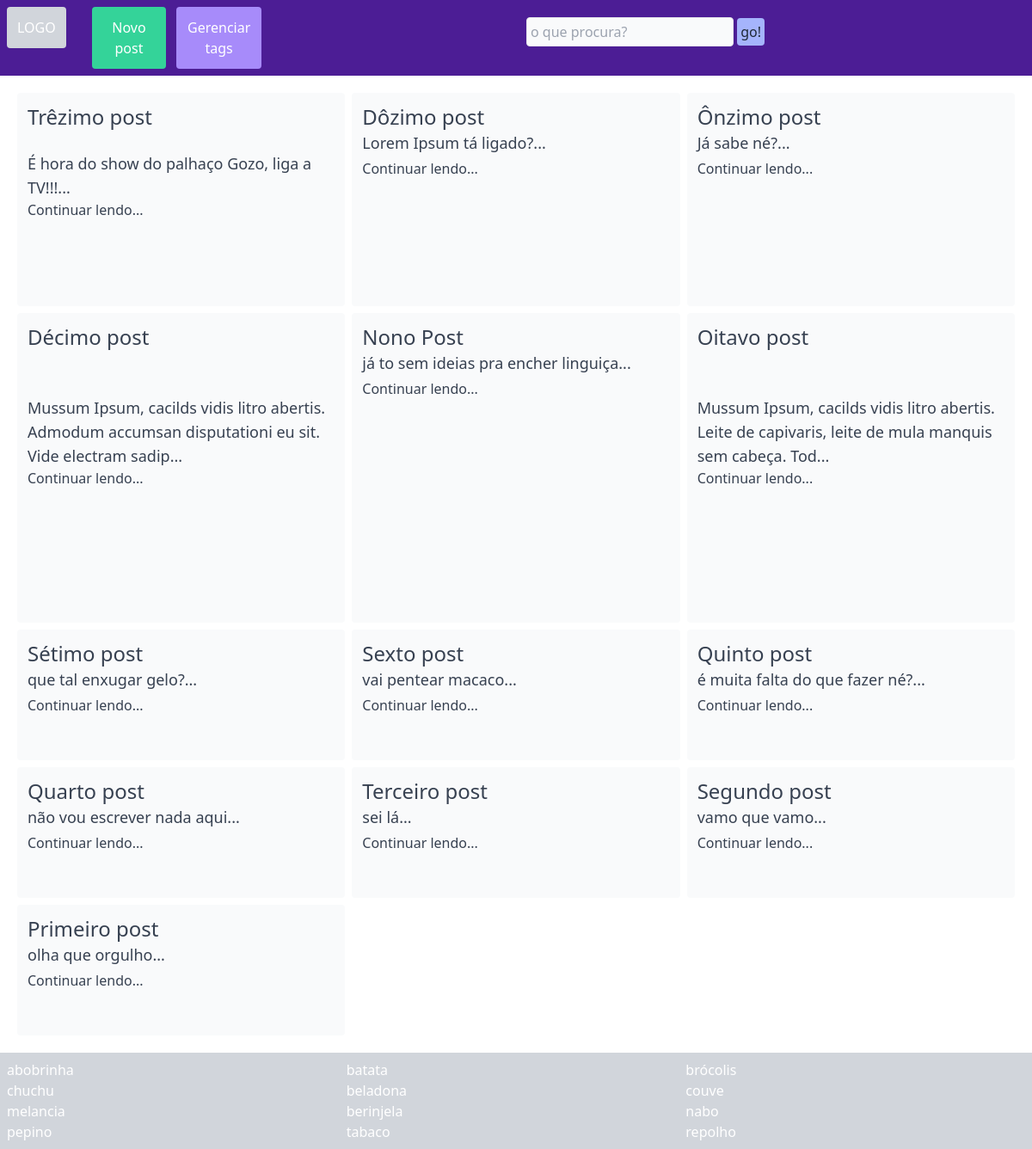
Before: / with the older database file.
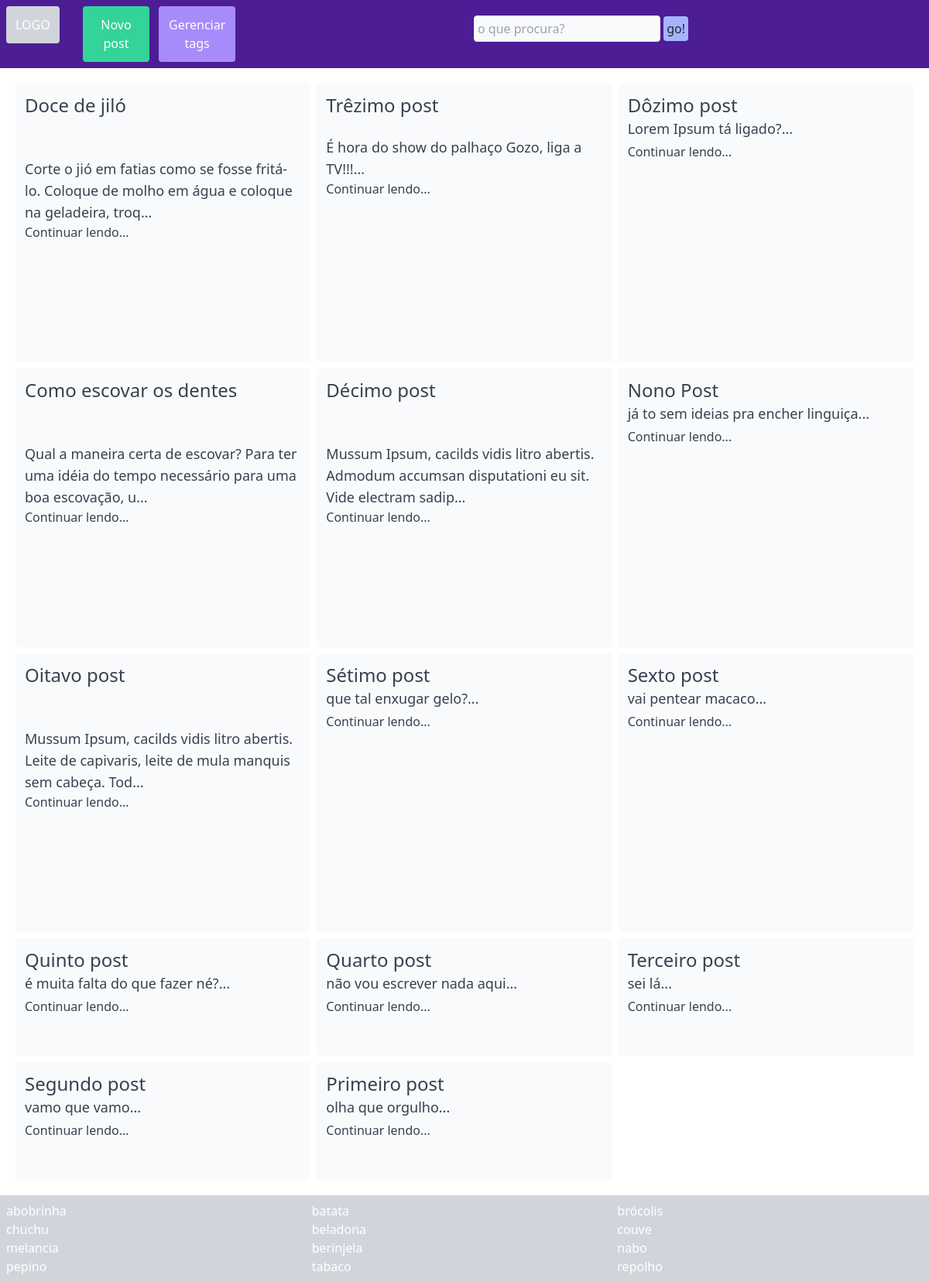
After: the same page with the newer database file.
### posts/models.py (models this page shows, shortened)
class Post(models.Model):
    titulo = models.CharField(max_length=200)
    corpo = models.TextField()
    publicado = models.DateTimeField('Publicado em', auto_now_add=True)
    atualizado = models.DateTimeField('Atualizado em', auto_now=True)
    class Meta:
        ordering = ['titulo']

### posts/views.py (the view)
# urls.py: path('', views.read, name='index'),
def read(request, post=0):
    if post:
        post = get_object_or_404(Post, pk=post)
        return render(request, 'post.html', {'post': post})
    else:
        ultimos_posts = Post.objects.order_by('-publicado')
        postagens = {'ultimos_posts': ultimos_posts,}
        return render(request, 'index.html', postagens)

### posts/templates/index.html
{% extends 'base.html' %}
    {% block corpo %}
    {% if ultimos_posts %}
    <ul class="text-gray-700 m-2 grid grid-cols-3">
    {% for post in ultimos_posts %}
        <li class="rounded p-3 bg-gray-50 m-1">
            <div class="grid grid-rows-2">
                <a href="{% url 'post' post.id %}" class="grid grid-rows-2">
                    <span class="text-2xl hover:text-gray-400">{{ post.titulo }}</span>
                    <span class="text-lg">{{ post.corpo|slice:":100" }}...</span>
                </a>
                <div class="flex flex-wrap">
                    Continuar lendo...
                </div>
            </div>
        </li>
    {% endfor %}
    </ul>
    {% else %}
    <p>Nenhum post</p>
    {% endif %}
    {% endblock corpo %}

### posts/templates/base.html (shortened to what this page needs)
{% load static %}
<!DOCTYPE html>
<html lang="en">
<head>
    <link href="https://unpkg.com/tailwindcss@^2/dist/tailwind.min.css" rel="stylesheet">
</head>
<body>
    <main class="flex flex-wrap">
        <header class="bg-purple-900 w-full text-white p-2 grid grid-cols-2">
            <div class="grid grid-cols-3 w-6/12">
                <a href="{% url 'index' %}">
                    <button class="rounded bg-gray-300 p-3 mr-3">LOGO</button>
                </a>
                <button id="modalCreate" class="bg-green-400 rounded p-3 mr-3 hover:bg-blue-400">Novo post</button>
                <a href="">
                    <button class="bg-purple-400 rounded p-3 hover:bg-pink-400">Gerenciar tags</button>
                </a>
            </div>
            <div class="float-right m-3">
                <form action="" method="get">
                    <input type="text" name="pesquisa" id="query" placeholder="o que procura?"
                    class="text-black rounded bg-gray-50 border outline-none p-1">
                    <button type="submit" class="bg-indigo-300 rounded p-1 text-gray-800 hover:bg-indigo-500 hover:text-white">go!</button>
                </form>
            </div>
        </header>
        <div class="p-2">
            {% block corpo %}
            {% endblock corpo %}
        </div>
        <footer class="grid grid-cols-3 text-white p-2 bg-gray-300 w-full">
            <ul>
                <li>abobrinha</li>
                <li>chuchu</li>
                <li>melancia</li>
                <li>pepino</li>
            </ul>
            <ul>
                <li>batata</li>
                <li>beladona</li>
                <li>berinjela</li>
                <li>tabaco</li>
            </ul>
            <ul>
                <li>brócolis</li>
                <li>couve</li>
                <li>nabo</li>
                <li>repolho</li>
            </ul>
        </footer>
    </main>
</body>
</html>

Changed rows visible on the page:
added Post: titulo "Doce de jiló", corpo "Corte o jió em fatias como se fosse fritá-lo. Coloque de molho em água e coloque na geladeira, troq"
changed Post: titulo "Ônzimo post" → "Como escovar os dentes"; corpo "Já sabe né?" → "Qual a maneira certa de escovar? Para ter uma idéia do tempo necessário para uma boa escovação, u"
